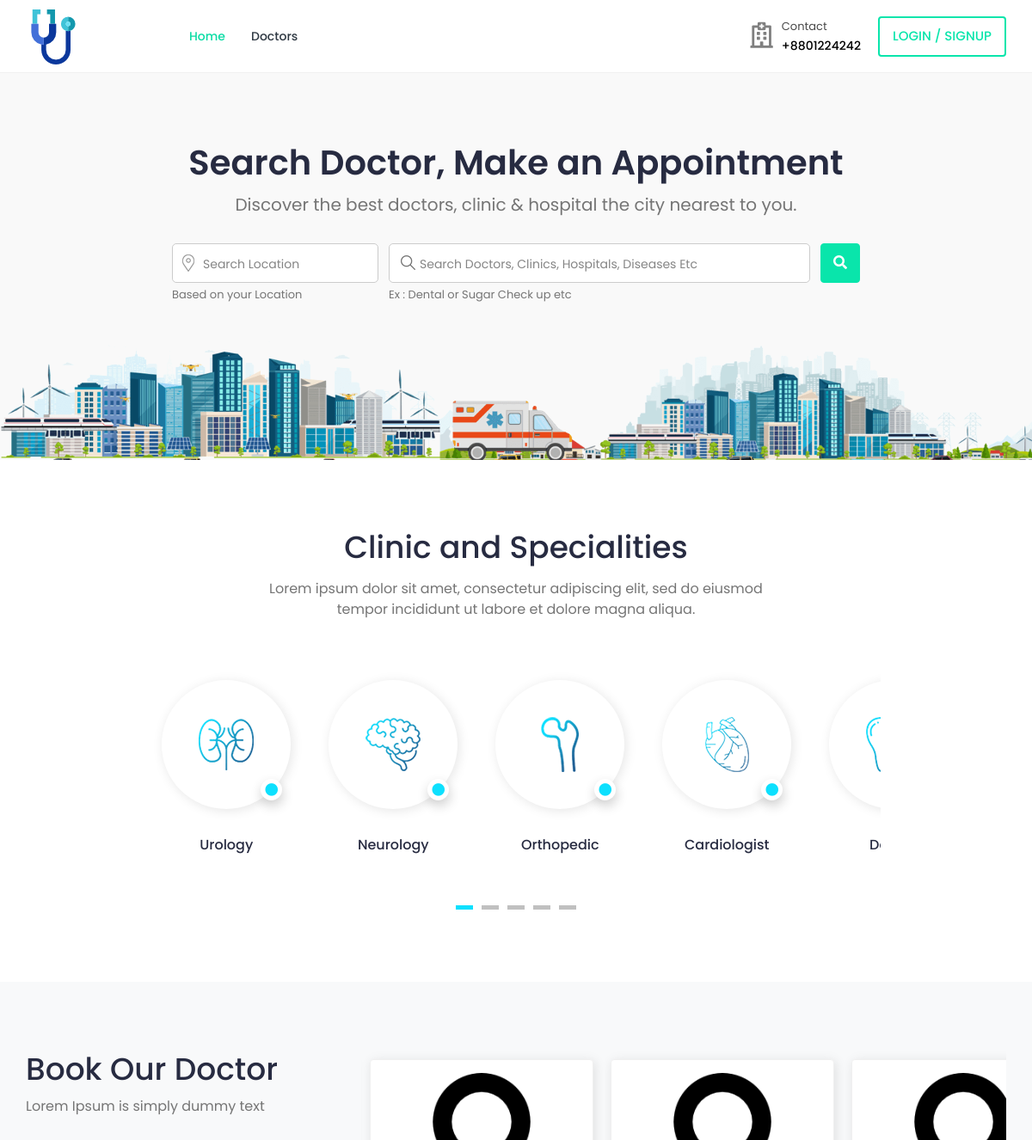
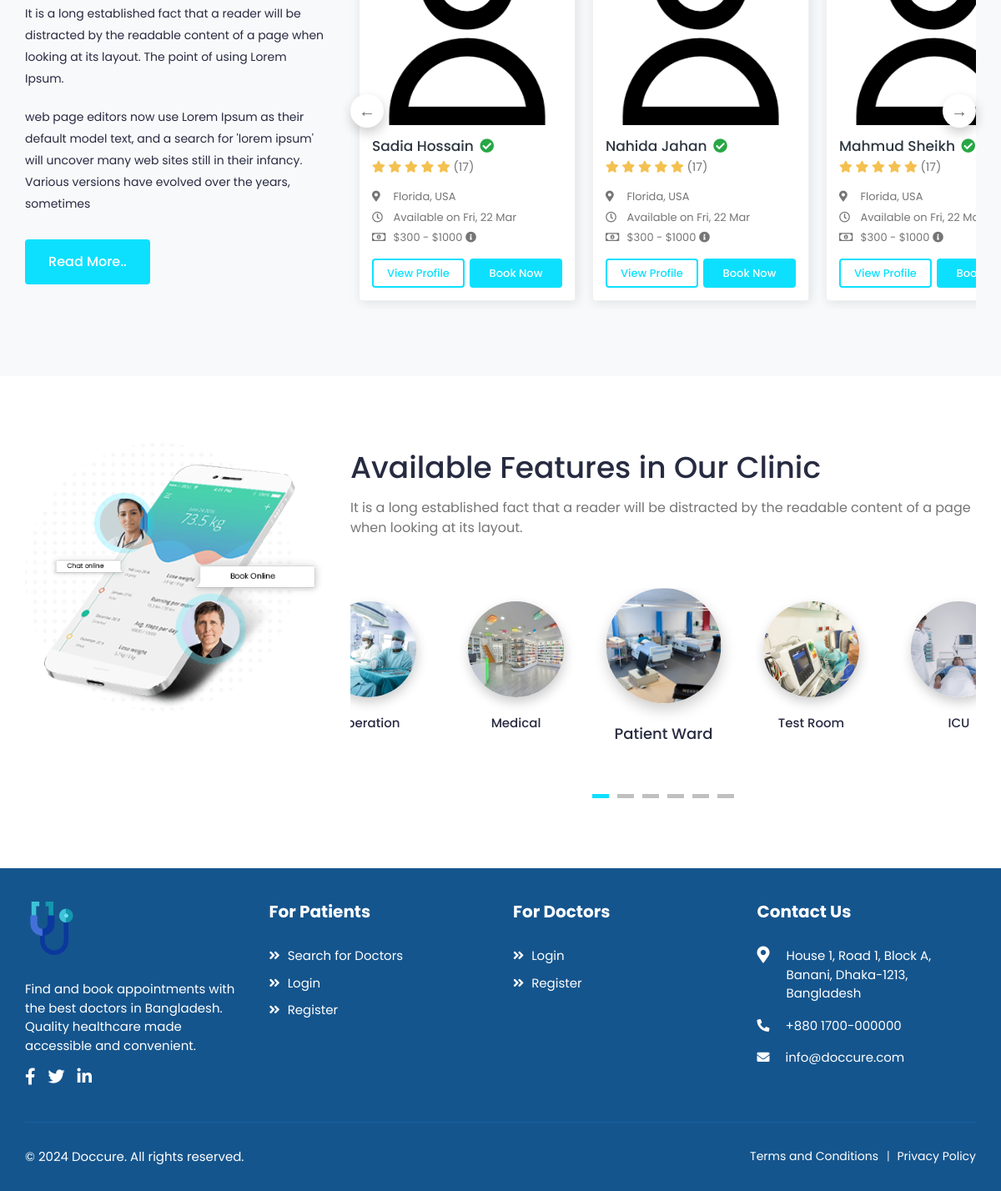
The page / on the database its author committed (2 pictures, top to bottom).
### accounts/models.py (models this page shows, shortened)
class User(AbstractUser):
    class RoleChoices(models.TextChoices):
        DOCTOR = "doctor", "Doctor"
        PATIENT = "patient", "Patient"
    username = models.CharField(max_length=30, unique=True)
    role = models.CharField(
        choices=RoleChoices.choices,
        max_length=20,
        default="patient",
        error_messages={"required": "Role must be provided"},
    )
    email = models.EmailField(
        blank=True,
        error_messages={
            "unique": "A user with that email already exists.",
        },
    )
    first_name = models.CharField(max_length=150, blank=True)
    last_name = models.CharField(max_length=150, blank=True)
    registration_number = models.IntegerField(null=True, blank=True)
    USERNAME_FIELD = "username"
    REQUIRED_FIELDS = []
    objects = CustomUserManager()
    def get_full_name(self):
        full_name = "%s %s" % (self.first_name, self.last_name)
        return full_name.strip() or self.username

class Profile(models.Model):
    user = models.OneToOneField(
        User, on_delete=models.CASCADE, related_name="profile"
    )
    avatar = models.ImageField(
        default="defaults/user.png", upload_to=profile_photo_directory_path
    )
    phone = models.CharField(max_length=20, blank=True, null=True)
    dob = models.DateField(blank=True, null=True)
    about = models.TextField(blank=True, null=True)
    specialization = models.CharField(max_length=255, blank=True, null=True)
    gender = models.CharField(
        max_length=10,
        choices=[('male', 'Male'), ('female', 'Female'), ('other', 'Other')],
        blank=True
    )
    address = models.TextField(blank=True, null=True)
    city = models.CharField(max_length=100, blank=True)
    state = models.CharField(max_length=100, blank=True)
    postal_code = models.CharField(max_length=20, blank=True)
    country = models.CharField(max_length=100, blank=True)
    price_per_consultation = models.DecimalField(
        max_digits=10,
        decimal_places=2,
        null=True,
        blank=True
    )
    is_available = models.BooleanField(default=True)
    blood_group = models.CharField(
        max_length=5,
        choices=[
            ('A+', 'A+'), ('A-', 'A-'),
            ('B+', 'B+'), ('B-', 'B-'),
            ('O+', 'O+'), ('O-', 'O-'),
            ('AB+', 'AB+'), ('AB-', 'AB-'),
        ],
        blank=True,
        null=True
    )
    allergies = models.TextField(blank=True, null=True)
    medical_conditions = models.TextField(blank=True, null=True)
    @property
    def image(self):
        return (
            self.avatar.url
            if self.avatar.storage.exists(self.avatar.name)
            else "{}defaults/user.png".format(settings.MEDIA_URL)
        )

### core/views.py (the view)
# urls.py: path("", home, name="home"),
def home(request: HttpRequest) -> HttpResponse:
    doctors = (
        User.objects.select_related("profile")
        .filter(role="doctor")
        .filter(is_superuser=False)
    )
    return render(request, "home.html", {"doctors": doctors})

### templates/home.html (shortened to what this page needs)
{% extends 'base.html' %}
{% load static %}
{% block content %}
    <section class="section section-search">
        <div class="container-fluid">
            <div class="banner-wrapper">
                <div class="banner-header text-center">
                    <h1>Search Doctor, Make an Appointment</h1>
                    <p>Discover the best doctors, clinic & hospital the city nearest to you.</p>
                </div>
                <div class="search-box">
                    <form action="">
                        <div class="form-group search-location">
                            <input type="text" class="form-control" placeholder="Search Location">
                            <span class="form-text">Based on your Location</span>
                        </div>
                        <div class="form-group search-info">
                            <input type="text" class="form-control" placeholder="Search Doctors, Clinics, Hospitals, Diseases Etc">
                            <span class="form-text">Ex : Dental or Sugar Check up etc</span>
                        </div>
                        <button type="submit" class="btn btn-primary search-btn"><i class="fas fa-search"></i> <span>Search</span></button>
                    </form>
                </div>
            </div>
        </div>
    </section>
    <section class="section section-specialities">
        <div class="container-fluid">
            <div class="section-header text-center">
                <h2>Clinic and Specialities</h2>
                <p class="sub-title">Lorem ipsum dolor sit amet, consectetur adipiscing elit, sed do eiusmod tempor incididunt ut labore et dolore magna aliqua.</p>
            </div>
            <div class="row justify-content-center">
                <div class="col-md-9">
                    <div class="specialities-slider slider">
                        <div class="speicality-item text-center">
                            <div class="speicality-img">
                                <img src="{% static 'assets/img/specialities/specialities-01.png' %}" class="img-fluid" alt="Speciality">
                                <span><i class="fa fa-circle" aria-hidden="true"></i></span>
                            </div>
                            <p>Urology</p>
                        </div>
                        <div class="speicality-item text-center">
                            <div class="speicality-img">
                                <img src="{% static 'assets/img/specialities/specialities-02.png' %}" class="img-fluid" alt="Speciality">
                                <span><i class="fa fa-circle" aria-hidden="true"></i></span>
                            </div>
                            <p>Neurology</p>
                        </div>
                        <div class="speicality-item text-center">
                            <div class="speicality-img">
                                <img src="{% static 'assets/img/specialities/specialities-03.png' %}" class="img-fluid" alt="Speciality">
                                <span><i class="fa fa-circle" aria-hidden="true"></i></span>
                            </div>
                            <p>Orthopedic</p>
                        </div>
                        <div class="speicality-item text-center">
                            <div class="speicality-img">
                                <img src="{% static 'assets/img/specialities/specialities-04.png' %}" class="img-fluid" alt="Speciality">
                                <span><i class="fa fa-circle" aria-hidden="true"></i></span>
                            </div>
                            <p>Cardiologist</p>
                        </div>
                        <div class="speicality-item text-center">
                            <div class="speicality-img">
                                <img src="{% static 'assets/img/specialities/specialities-05.png' %}" class="img-fluid" alt="Speciality">
                            </div>
                            <p>Dentist</p>
                        </div>
                    </div>
                </div>
            </div>
        </div>
    </section>
    <section class="section section-doctor">
        <div class="container-fluid">
            <div class="row">
                <div class="col-lg-4">
                    <div class="section-header ">
                        <h2>Book Our Doctor</h2>
                        <p>Lorem Ipsum is simply dummy text </p>
                    </div>
                    <div class="about-content">
                        <p>It is a long established fact that a reader will be distracted by the readable content of a page when looking at its layout. The point of using Lorem Ipsum.</p>
                        <p>web page editors now use Lorem Ipsum as their default model text, and a search for 'lorem ipsum' will uncover many web sites still in their infancy. Various versions have evolved over the years, sometimes</p>
                        <a href="javascript:;">Read More..</a>
                    </div>
                </div>
                <div class="col-lg-8">
                    <div class="doctor-slider slider">
                        {% for doctor in doctors %}
                            <div class="profile-widget">
                                <div class="doc-img">
                                    <a href="#">
                                        <img class="img-fluid" alt="User Image" src="{{ doctor.profile.image }}">
                                    </a>
                                </div>
                                <div class="pro-content">
                                    <h3 class="title">
                                        <a href="">{{ doctor.get_full_name }}</a>
                                        <i class="fas fa-check-circle verified"></i>
                                    </h3>
                                    <div class="rating">
                                        <i class="fas fa-star filled"></i>
                                        <i class="fas fa-star filled"></i>
                                        <i class="fas fa-star filled"></i>
                                        <i class="fas fa-star filled"></i>
                                        <i class="fas fa-star filled"></i>
                                        <span class="d-inline-block average-rating">(17)</span>
                                    </div>
                                    <ul class="available-info">
                                        <li>
                                            <i class="fas fa-map-marker-alt"></i> Florida, USA
                                        </li>
                                        <li>
                                            <i class="far fa-clock"></i> Available on Fri, 22 Mar
                                        </li>
                                        <li>
                                            <i class="far fa-money-bill-alt"></i> $300 - $1000
                                            <i class="fas fa-info-circle" data-toggle="tooltip" title="Lorem Ipsum"></i>
                                        </li>
                                    </ul>
                                    <div class="row row-sm">
                                        <div class="col-6">
                                            <a href="{% url 'doctors:doctor-profile' doctor.username %}" class="btn view-btn">View Profile</a>
                                        </div>
                                        <div class="col-6">
                                            <a href="{% url 'bookings:doctor-booking-view' doctor.username %}" class="btn book-btn">Book Now</a>
                                        </div>
                                    </div>
                                </div>
                            </div>
                        {% endfor %}
                    </div>
                </div>
            </div>
        </div>
    </section>
    <section class="section section-features">
        <div class="container-fluid">
            <div class="row">
                <div class="col-md-4 features-img">
                    <img src="{% static 'assets/img/features/feature.png' %}" class="img-fluid" alt="Feature">
                </div>
                <div class="col-md-8">
                    <div class="section-header">
                        <h2 class="mt-2">Available Features in Our Clinic</h2>
                        <p>It is a long established fact that a reader will be distracted by the readable content of a page when looking at its layout. </p>
                    </div>
                    <div class="features-slider slider">
                        <div class="feature-item text-center">
                            <img src="{% static 'assets/img/features/feature-01.jpg' %}" class="img-fluid" alt="Feature">
                            <p>Patient Ward</p>
                        </div>
                        <div class="feature-item text-center">
                            <img src="{% static 'assets/img/features/feature-02.jpg' %}" class="img-fluid" alt="Feature">
                            <p>Test Room</p>
                        </div>
                        <div class="feature-item text-center">
                            <img src="{% static 'assets/img/features/feature-03.jpg' %}" class="img-fluid" alt="Feature">
                            <p>ICU</p>
                        </div>
                        <div class="feature-item text-center">
                            <img src="{% static 'assets/img/features/feature-05.jpg' %}" class="img-fluid" alt="Feature">
                            <p>Operation</p>
                        </div>
                        <div class="feature-item text-center">
                            <img src="{% static 'assets/img/features/feature-06.jpg' %}" class="img-fluid" alt="Feature">
                            <p>Medical</p>
                        </div>
                    </div>
                </div>
            </div>
        </div>
    </section>
{% endblock %}

### rows shown on the page
User: profile.image (placeholder picture), get_full_name "Sadia Hossain"
User: profile.image (placeholder picture), get_full_name "Nahida Jahan"
User: profile.image (placeholder picture), get_full_name "Mahmud Sheikh"
